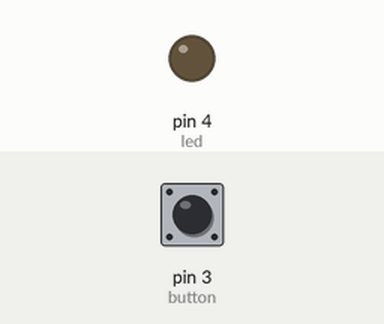
This sketch was run on a simulated Arduino Uno, built with avr-gcc and run on an emulated ATmega328P. Parts: output pins drawn as LEDs (lit = HIGH). The inputs (shaded band) are chosen by the test bench; at power-on: pin 3 (button) LOW.

Above: at 1.2 s.
1.3 s: pin 3 (button) pulled HIGH for 0.15 s
At 1.37 s:
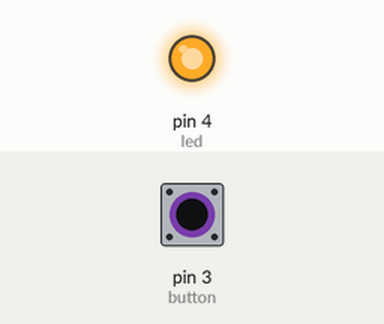
2.9 s: pin 3 (button) pulled HIGH for 3.2 s
At 6.4 s:
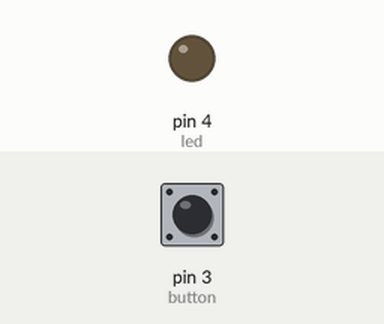
Timing chart, 0 to 7.9 s (numbered marks = the images above; inputs shaded):
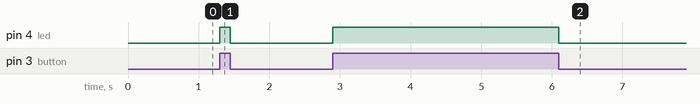

Measured:
- after the input at 1.3 s, pin 4 (led): LOW → HIGH at once, → LOW 0.15 s later
- after the input at 2.9 s, pin 4 (led): LOW → HIGH at once, → LOW 3.2 s later

The sketch:

sketch_mar19f.ino
```cpp
#define button 3
#define led 4
int nilai;

void setup() {
  // put your setup code here, to run once:
  Serial.begin(9600);
  pinMode(button, INPUT);
  pinMode(led, OUTPUT);

}

void loop() {
  // put your main code here, to run repeatedly:
 nilai = digitalRead(button);

 if(nilai == 1){
  digitalWrite(led, HIGH);
 }

 else{
  digitalWrite(led, LOW);
 }

}
```
